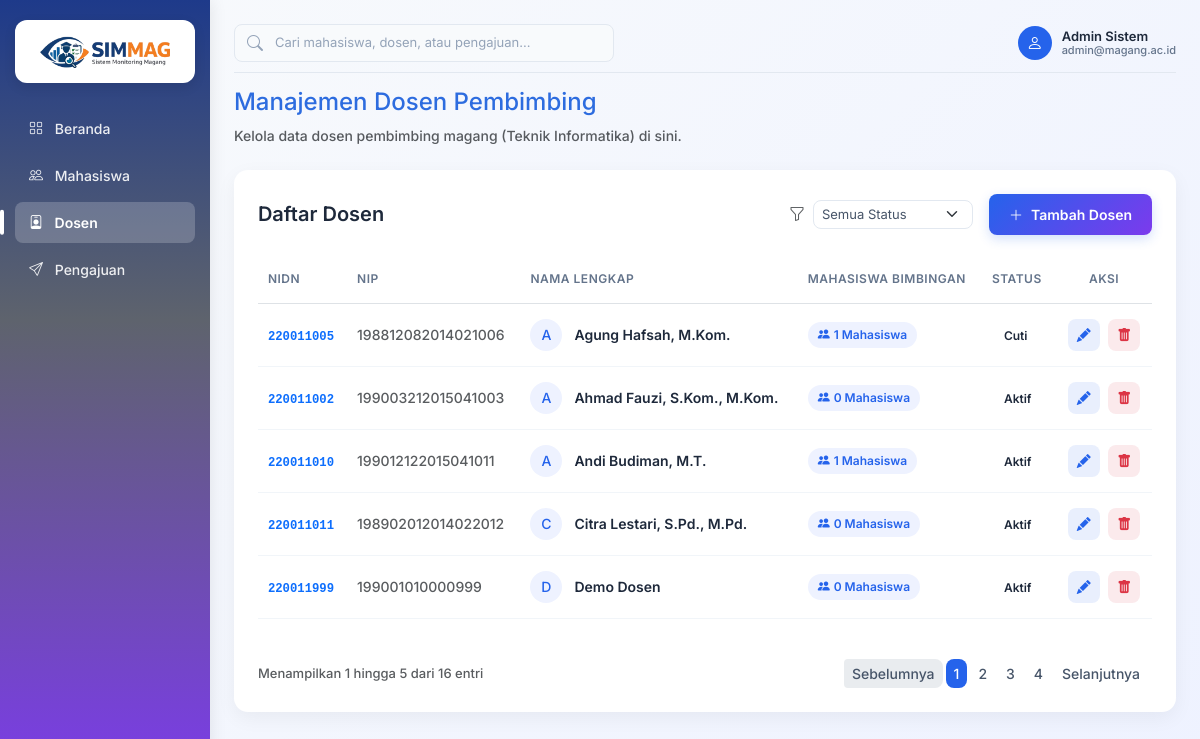
/admin/dosen.php (signed in), run on the app's committed database.
### tables this page shows
CREATE TABLE `dosen` (
  `id_dosen` int(11) NOT NULL,
  `NIP` varchar(20) NOT NULL,
  `NIDN` varchar(20) NOT NULL,
  `nama` varchar(100) NOT NULL,
  `email` varchar(100) NOT NULL,
  `password` varchar(255) NOT NULL,
  `status` varchar(20) DEFAULT 'Aktif',
  `no_hp` varchar(20) DEFAULT NULL
);

### config/paging.php (called while the page is built, shortened)
<?php
$page_active = $_GET['page'] ?? 1;
$limit = $limit ?? 5;
$offset = ($page_active - 1) * $limit;
?>

### admin/dosen.php (the view, shortened to what this page needs)
<?php
$db = new Database();
$conn = $db->getConnection();
$page = "dosen";
include '../config/paging.php';
$query = "
    SELECT d.*, COUNT(DISTINCT pm.id_mahasiswa) AS total_bimbingan
    FROM dosen d
    LEFT JOIN pendaftaran_magang pm ON d.id_dosen = pm.id_dosen
    WHERE 1=1
";
$params = [];
$query .= "
    GROUP BY d.id_dosen
    ORDER BY d.nama ASC
    LIMIT $limit
    OFFSET $offset
";
$stmtDosen = $conn->prepare($query);
$stmtDosen->execute($params);
$data_dosen = $stmtDosen->fetchAll(PDO::FETCH_ASSOC);
?>
<!DOCTYPE html>
<html lang="id">
<head>
    <link href="https://cdn.jsdelivr.net/npm/bootstrap@5.3.0/dist/css/bootstrap.min.css" rel="stylesheet">
    <link href="https://cdn.jsdelivr.net/npm/bootstrap-icons/font/bootstrap-icons.css" rel="stylesheet">
    <link rel="stylesheet" href="assets/css/admin.css">
    <link rel="stylesheet" href="assets/css/dosen.css">
</head>
<body>
    <div class="d-flex">
        <div class="sidebar d-flex flex-column">
            <div>
                <div class="logo-container">
                    <img src="assets/logo.png" class="logo-sidebar" alt="Logo">
                </div>
                <a href="beranda.php" class="<?= ($page == 'beranda') ? 'active' : '' ?>">
                    <i class="bi bi-grid me-2"></i> Beranda
                </a>
                <a href="mahasiswa.php" class="<?= ($page == 'mahasiswa') ? 'active' : '' ?>">
                    <i class="bi bi-people me-2"></i> Mahasiswa
                </a>
                <a href="dosen.php" class="<?= ($page == 'dosen') ? 'active' : '' ?>">
                    <i class="bi bi-person-badge me-2"></i> Dosen
                </a>
                <a href="pengajuan.php" class="<?= ($page == 'pengajuan') ? 'active' : '' ?>">
                    <i class="bi bi-send me-2"></i> Pengajuan
                </a>
            </div>
        </div>
        <div class="p-4 w-100">
            <div class="header-top">
                <form action="search.php" method="GET" class="search-box m-0">
                    <i class="bi bi-search"></i>
                    <input type="text" name="q" placeholder="Cari mahasiswa, dosen, atau pengajuan..." value="<?= isset($_GET['q']) ? htmlspecialchars($_GET['q']) : '' ?>" required>
                </form>
                <div class="profile-section">
                    <div class="profile-wrapper">
                        <div class="profile-info" id="profileToggle" style="cursor:pointer;">
                            <div class="profile-avatar">
                                <i class="bi bi-person"></i>
                            </div>
                            <div class="profile-text">
                                <div class="name">Admin Sistem</div>
                                <div class="email">admin@magang.ac.id</div>
                            </div>
                        </div>
                    </div>
                </div>
            </div>
            <div class="mb-4">
                <h4 style="color:#2d6cdf;">Manajemen Dosen Pembimbing</h4>
                <p class="text-muted mb-0" style="font-size:14px;">Kelola data dosen pembimbing magang (Teknik Informatika) di sini.</p>
            </div>
            <div class="table-card">
                <div class="table-header">
                    <h5 class="m-0" style="color: #1e293b;">Daftar Dosen</h5>
                    <div class="d-flex gap-3 align-items-center">
                        <form method="GET">
                            <div class="d-flex align-items-center">
                                <i class="bi bi-funnel text-muted me-2"></i>
                                <select name="status" onchange="this.form.submit()" class="form-select form-select-sm" style="border-radius: 8px; font-size: 13px; color: #475569; width: 160px; border-color: #e2e8f0;">
                                    <option value="">Semua Status</option>
                                </select>
                            </div>
                        </form>
                        <a href="tambahDosen.php" class="btn-add text-decoration-none">
                            <i class="bi bi-plus-lg me-2"></i> Tambah Dosen
                        </a>
                    </div>
                </div>
                <div class="table-responsive">
                    <table class="table table-borderless align-middle">
                        <thead>
                            <tr>
                                <th>NIDN</th>
                                <th>NIP</th>
                                <th>Nama Lengkap</th>
                                <th>Mahasiswa Bimbingan</th>
                                <th>Status</th>
                                <th class="text-center">Aksi</th>
                            </tr>
                        </thead>
                        <tbody>
                            <?php foreach ($data_dosen as $dsn): ?>
                                <tr>
                                    <td><code class="text-primary fw-bold"><?= $dsn['NIDN'] ?></code></td>
                                    <td>
                                        <span class="text-muted">
                                            <?= !empty($dsn['NIP']) ? $dsn['NIP'] : '-' ?>
                                        </span>
                                    </td>
                                    <td>
                                        <div class="d-flex align-items-center">
                                            <div class="profile-avatar" style="width: 32px; height: 32px; font-size: 14px; margin-right: 12px; background: #eef2ff; color: #2563eb;">
                                                <?= substr($dsn['nama'], 0, 1) ?>
                                            </div>
                                            <span style="font-weight: 600;"><?= $dsn['nama'] ?></span>
                                        </div>
                                    </td>
                                    <td>
                                        <span class="badge-bimbingan">
                                            <i class="bi bi-people-fill me-1"></i> <?= $dsn['total_bimbingan'] ?> Mahasiswa
                                        </span>
                                    </td>
                                    <td>
                                        <span class="badge-status status-<?= strtolower($dsn['status']) ?>">
                                            <?= $dsn['status'] ?>
                                        </span>
                                    </td>
                                    <td class="text-center">
                                        <a href="#" class="btn-action btn-edit"
                                            data-id="<?= $dsn['id_dosen'] ?>"
                                            data-nidn="<?= $dsn['NIDN'] ?>"
                                            data-nama="<?= $dsn['nama'] ?>"
                                            data-status="<?= $dsn['status'] ?>"
                                            title="Edit Data">
                                            <i class="bi bi-pencil-fill"></i>
                                        </a>
                                        <a href="#" class="btn-action btn-delete" data-id="<?= $dsn['id_dosen'] ?>" title="Hapus Data">
                                            <i class="bi bi-trash-fill"></i>
                                        </a>
                                    </td>
                                </tr>
                            <?php endforeach; ?>
                        </tbody>
                    </table>
                </div>
                <?php include '../config/pagination.php'; ?>
            </div>
        </div>
    </div>
</body>
</html>

### admin/assets/css/admin.css (style rules this page uses)
body { font-family: 'Inter', sans-serif; font-weight: 500; background: linear-gradient(135deg, #f8fafc 0%, #eef2ff 100%); }
h5, h6 { font-weight: 600; }
p, small { font-weight: 500; }
.sidebar { width: 250px; min-height: 100vh; background: linear-gradient(180deg, #1e3a8a 0%, #5e636d 40%, #7c3aed 100%); padding: 20px 15px; box-shadow: 2px 0 15px rgba(0,0,0,0.08); }
.logo-container { background: #ffffff; padding: 15px; border-radius: 12px; margin-bottom: 25px; box-shadow: 0 4px 12px rgba(0,0,0,0.1); display: flex; justify-content: center; align-items: center; }
.logo-sidebar { width: 130px; display: block; }
.sidebar a { position: relative; color: rgba(255,255,255,0.9); display: block; padding: 10px 14px; border-radius: 8px; text-decoration: none; margin-bottom: 6px; font-size: 14px; font-weight: 500; transition: all 0.25s ease; }
.sidebar a.active { background: rgba(255,255,255,0.2); color: #fff; font-weight: 600; }
.sidebar a.active::before { content: ""; position: absolute; left: -15px; top: 50%; transform: translateY(-50%); width: 4px; height: 60%; background: #fff; border-radius: 4px; }
.header-top { display: flex; justify-content: space-between; align-items: center; padding-bottom: 10px; border-bottom: 1px solid #e2e8f0; margin-bottom: 15px; }
.search-box { display: flex; align-items: center; background-color: #f8fafc; border: 1px solid #e2e8f0; border-radius: 8px; padding: 6px 12px; width: 380px; }
.search-box i { color: #94a3b8; margin-right: 10px; }
.search-box input { border: none; background: transparent; width: 100%; outline: none; color: #475569; font-size: 13px; }
.search-box input::placeholder { color: #94a3b8; }
.profile-section { display: flex; align-items: center; }
.profile-info { display: flex; align-items: center; }
.profile-avatar { width: 34px; height: 34px; border-radius: 50%; background-color: #2563eb; color: white; display: flex; align-items: center; justify-content: center; font-size: 16px; margin-right: 10px; }
.profile-text { line-height: 1.2; }
.profile-text .name { font-weight: 600; font-size: 13px; color: #1e293b; }
.profile-text .email { font-size: 11px; color: #64748b; }
.profile-wrapper { position: relative; }
.table-card { background: #fff; border-radius: 14px; box-shadow: 0 6px 20px rgba(0,0,0,0.05); padding: 24px; }
.table-header { display: flex; justify-content: space-between; align-items: center; margin-bottom: 20px; }
.table th { font-weight: 600; color: #64748b; border-bottom-width: 1px; font-size: 12px; text-transform: uppercase; letter-spacing: 0.5px; padding: 15px 10px; }
.table td { vertical-align: middle; font-weight: 500; color: #1e293b; font-size: 14px; padding: 15px 10px; border-bottom: 1px solid #f1f5f9; }
.table tbody tr { transition: background 0.2s ease; }
.badge-status { padding: 6px 12px; border-radius: 6px; font-size: 12px; font-weight: 600; }
.btn-action { width: 32px; height: 32px; border-radius: 8px; display: inline-flex; align-items: center; justify-content: center; border: none; transition: all 0.2s; text-decoration: none; font-size: 14px; }
.btn-edit { background: rgba(37, 99, 235, 0.1); color: #2563eb; }
.btn-delete { background: rgba(220, 53, 69, 0.1); color: #dc3545; margin-left: 5px; }
.btn-add { background: linear-gradient(135deg, #2563eb, #7c3aed); color: white; border: none; padding: 10px 20px; border-radius: 8px; font-weight: 600; font-size: 14px; transition: all 0.3s; box-shadow: 0 4px 12px rgba(37, 99, 235, 0.2); text-decoration: none; display: inline-flex; align-items: center; }

### admin/assets/css/dosen.css (style rules this page uses)
.badge-bimbingan { background: #eef2ff; color: #2563eb; padding: 4px 10px; border-radius: 20px; font-size: 12px; font-weight: 600; display: inline-flex; align-items: center; }

### data on the page
dosen: NIDN "220011005", NIP "198812082014021006", nama "A", nama "Agung Hafsah, M.Kom.", total_bimbingan "1", status "Cuti"
dosen: NIDN "220011002", NIP "199003212015041003", nama "A", nama "Ahmad Fauzi, S.Kom., M.Kom.", total_bimbingan "0", status "Aktif"
dosen: NIDN "220011010", NIP "199012122015041011", nama "A", nama "Andi Budiman, M.T.", total_bimbingan "1", status "Aktif"
dosen: NIDN "220011011", NIP "198902012014022012", nama "C", nama "Citra Lestari, S.Pd., M.Pd.", total_bimbingan "0", status "Aktif"
dosen: NIDN "220011999", NIP "199001010000999", nama "D", nama "Demo Dosen", total_bimbingan "0", status "Aktif"

### other printed values
$start_data "1"
$end_data "5"
$total_data "16"
